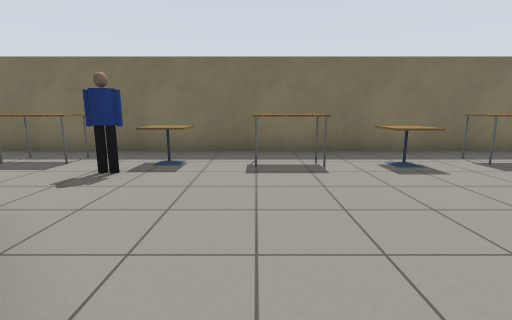
[1] (above)

16 first-person views from a walk through a world built for the Gazebo simulator. The camera is 1.1 m above the floor, tilts 10° down and sees 85° across. The floor is counted in squares, 1 m on a side. Each view is taken from the middle of a square. On the plan, view 1 faces up. The plan holds only what a view shows up to about 12 squares ahead; the rest is blank. The place goes on beyond the plan. Simple patterns stand in for the simulator's built-in surfaces. Simple shapes stand in for some stock models. Some surface patterns are stand-ins.

[2]
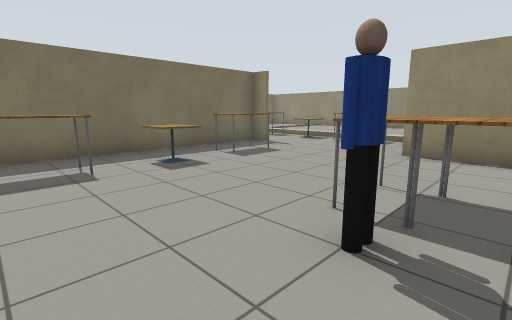

[3]
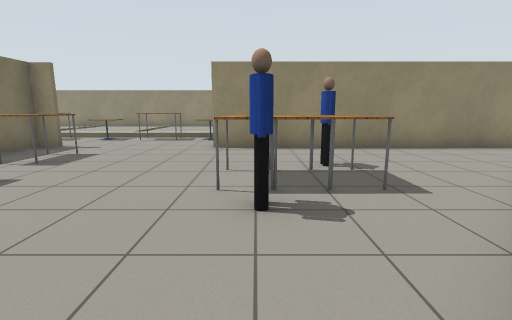

[4]
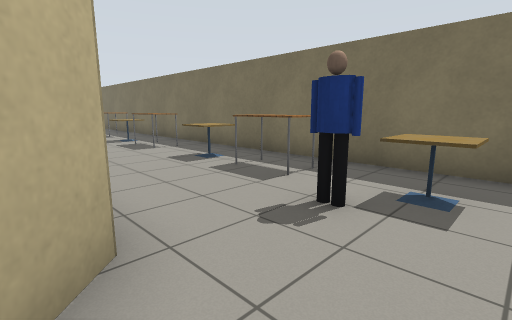

[5]
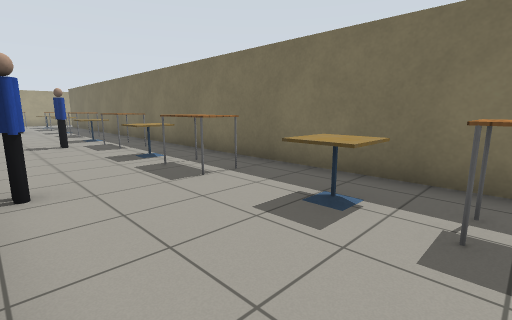

[6]
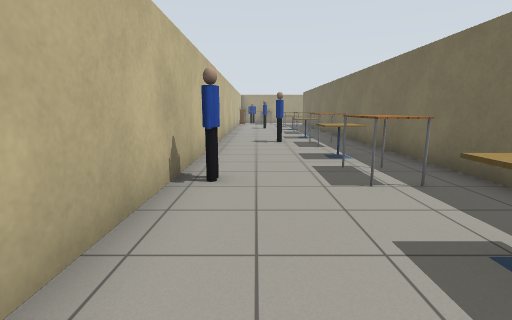

[7]
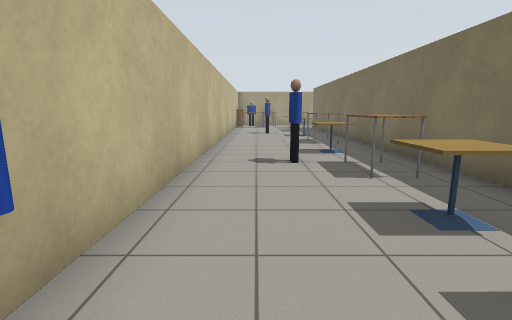

[8]
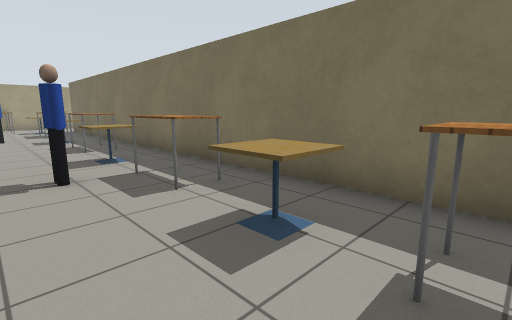

[9]
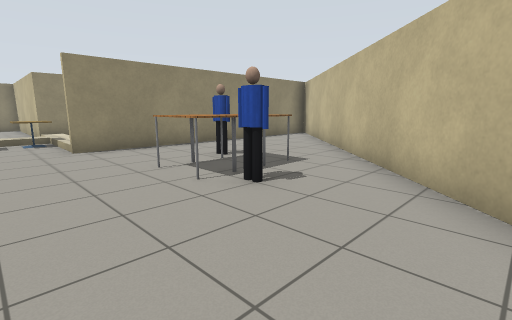

[10]
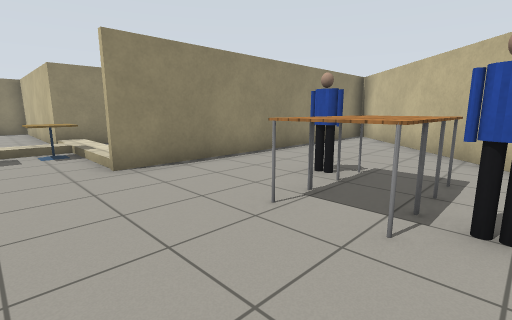

[11]
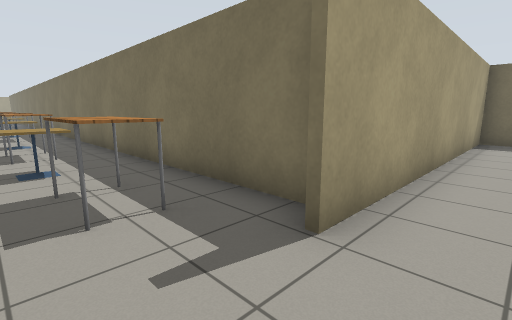

[12]
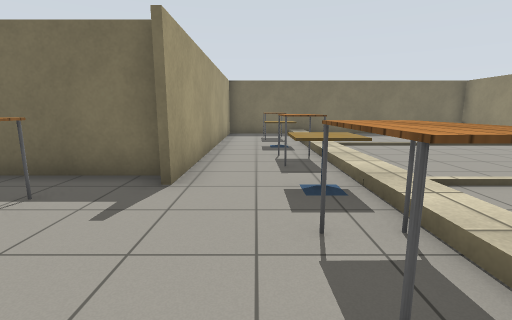

[13]
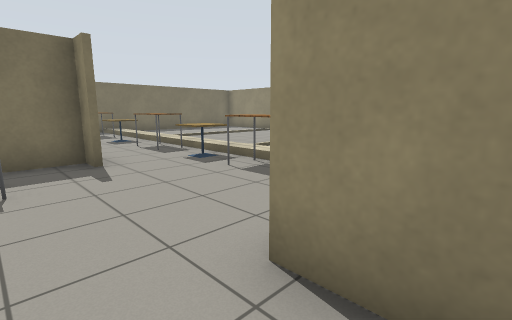

[14]
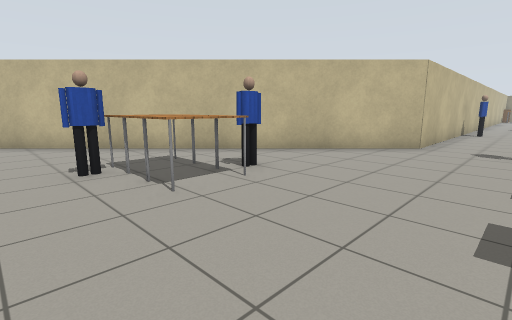

[15]
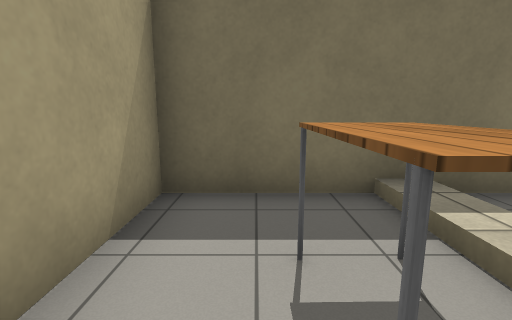

[16]
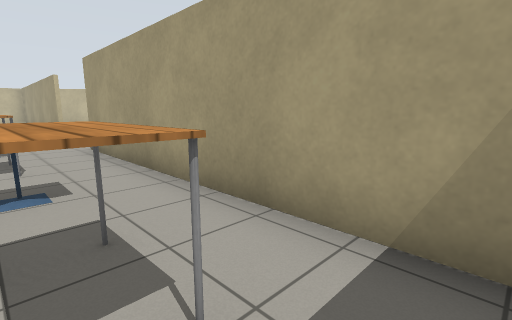

### Floor plan
Points are (right, up) in squares from view 1. A wall is a line through its corners. A room is listed if a view was taken in it or the views show most of it. See-through windows are left out.
Room 1 (views 1, 2, 3, 4, 5, 6, 7, 8, 9, 10, 11, 12, 13, 14, 15, 16)
walls: (7.4, 7) (7.4, 7.7) (-20.5, 7.7); (11.5, 16.7) (7.7, 16.7) (7.7, 7); (-20.5, 2.7) (-3.2, 2.7) (7.4, -8) (7.4, 2.3) (10.6, 2.3)
low walls: (10.6, 2.3) (10.6, 16.7)
objects: table (-20, 6) to (-19, 7); cafe table (-17, 6) to (-16, 6); person (-15, 5); table (-15, 6) to (-14, 6); cafe table (-12, 6); table (-10, 6) to (-9, 6); person (-9, 3); cafe table (-7, 6) to (-6, 6); table (-5, 6) to (-4, 6); person (-3, 5); cafe table (-2, 6); table (0, 6) to (1, 6); person (2, 1); table (3, -1) to (4, -1); table (3, 0) to (4, 0); table (3, 1) to (4, 1); cafe table (3, 5) to (3, 6); person (5, 0); table (5, 6) to (6, 6); cafe table (10, 3); table (10, 4) to (10, 5); cafe table (10, 7); table (10, 9) to (10, 10); cafe table (10, 11) to (10, 12); table (10, 14) to (10, 15)

Where each view was taken, in squares from view 1:
view 1: 0 up, 0 right, facing up
view 2: 0 up, 0 right, facing up-right
view 3: 1 up, 1 left, facing right
view 4: 2 up, 1 left, facing up-left
view 5: 3 up, 5 left, facing up-left
view 6: 4 up, 5 left, facing left
view 7: 4 up, 9 left, facing left
view 8: 4 up, 10 left, facing up-left
view 9: 4 up, 1 left, facing down-right
view 10: 4 up, 2 right, facing down-right
view 11: 5 up, 9 right, facing up-left
view 12: 3 up, 9 right, facing up
view 13: 1 up, 6 right, facing up-right
view 14: 5 up, 6 right, facing down-left
view 15: 13 up, 9 right, facing up
view 16: 16 up, 10 right, facing down-left
